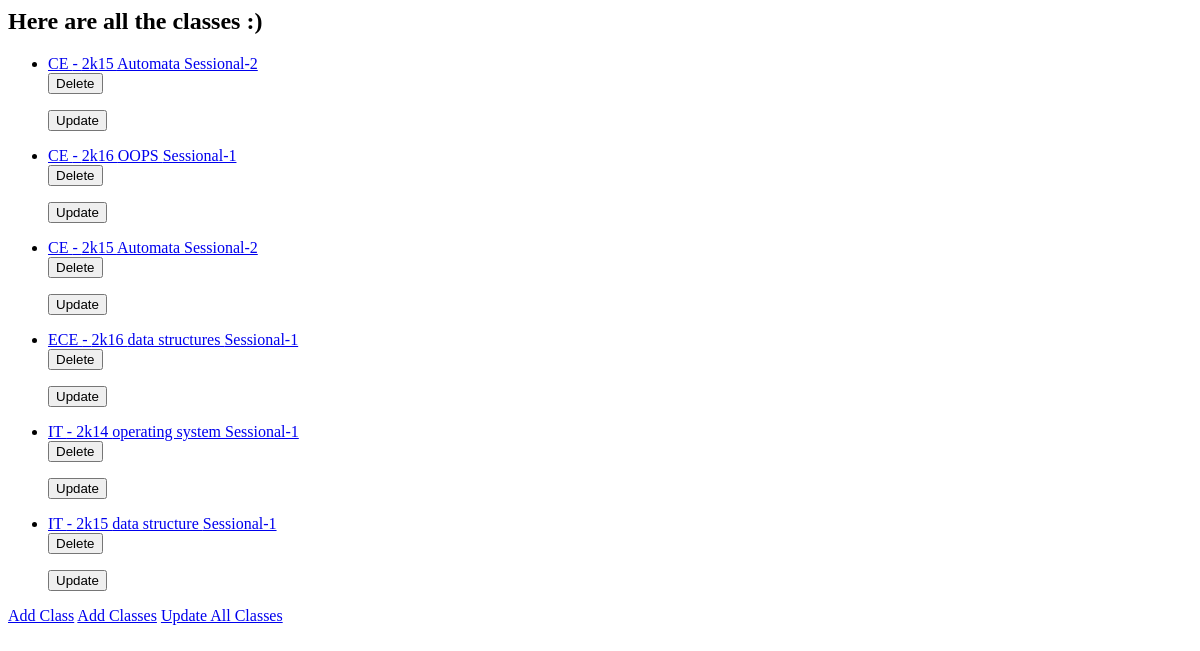
Before: /Classes/ with the older database file.
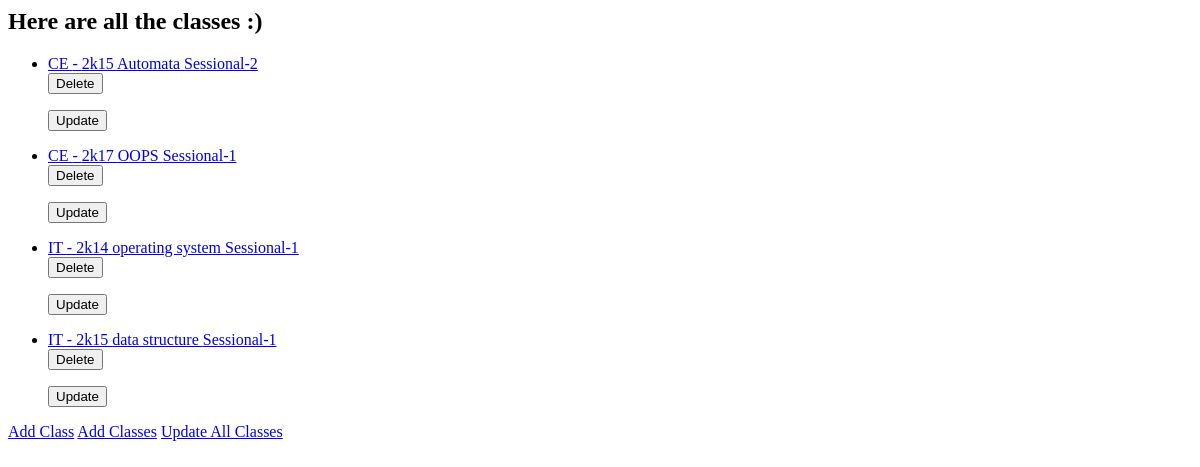
After: the same page with the newer database file.
### Classes/models.py (models this page shows, shortened)
class Classes(models.Model):
    batch = models.CharField(max_length=100, null=True)
    discipline = models.CharField(max_length=100, null=True)
    subject = models.CharField(max_length=100, null=True)
    exam_name = models.CharField(max_length=100, null=True)

### Classes/views.py (the view)
def index(request):
    classes = Classes.objects.all().order_by('discipline')
    return render(request, 'Classes/index.html', {'classes': classes})

### Classes/templates/Classes/index.html
{% if classes %}
    <h2>Here are all the classes :)</h2>
    <ul>
        {% for class in classes %}
            <li>
                <a href="{% url 'Classes:marks' class.id %}">{{class.discipline}} - {{ class.batch }} {{class.subject}} {{class.exam_name}}</a>
                <form action="{% url 'Classes:delete-class' class.id %}">
                    <input type="submit" value="Delete">
                </form>
                <form action="{% url 'Classes:update-class' class.id %}">
                    <input type="submit" value="Update">
                </form>
            </li>
        {% endfor %}
    </ul>
{% else %}
    <h3>Oops, You don't have any classes :(</h3>
{% endif %}
<a href="{% url 'Classes:add-class' %}">Add Class</a>
<a href="{% url 'Classes:add-classes' %}">Add Classes</a>
<a href="{% url 'Classes:update-classes' %}">Update All Classes</a>

Changed rows visible on the page:
removed Classes: discipline "CE", batch "2k16", subject "OOPS", exam_name "Sessional-1"
removed Classes: discipline "CE", batch "2k15", subject "Automata", exam_name "Sessional-2"
removed Classes: discipline "ECE", batch "2k16", subject "data structures", exam_name "Sessional-1"
added Classes: discipline "CE", batch "2k17", subject "OOPS", exam_name "Sessional-1"
